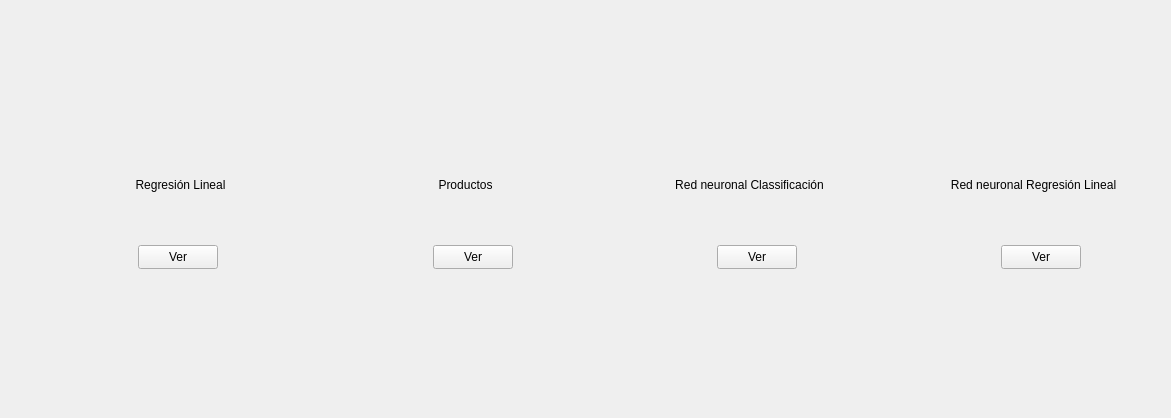
<?xml version="1.0" encoding="UTF-8"?>
<ui version="4.0">
 <class>Frame</class>
 <widget class="QFrame" name="Frame">
  <property name="geometry">
   <rect>
    <x>0</x>
    <y>0</y>
    <width>1171</width>
    <height>418</height>
   </rect>
  </property>
  <property name="sizePolicy">
   <sizepolicy hsizetype="Expanding" vsizetype="Expanding">
    <horstretch>0</horstretch>
    <verstretch>0</verstretch>
   </sizepolicy>
  </property>
  <property name="windowTitle">
   <string>Inicio</string>
  </property>
  <property name="layoutDirection">
   <enum>Qt::LeftToRight</enum>
  </property>
  <widget class="QWidget" name="widget_2" native="true">
   <property name="geometry">
    <rect>
     <x>0</x>
     <y>-30</y>
     <width>1131</width>
     <height>411</height>
    </rect>
   </property>
   <property name="sizePolicy">
    <sizepolicy hsizetype="Expanding" vsizetype="Expanding">
     <horstretch>0</horstretch>
     <verstretch>0</verstretch>
    </sizepolicy>
   </property>
   <layout class="QHBoxLayout" name="horizontalLayout_3">
    <item>
     <spacer name="horizontalSpacer">
      <property name="orientation">
       <enum>Qt::Horizontal</enum>
      </property>
      <property name="sizeHint" stdset="0">
       <size>
        <width>40</width>
        <height>20</height>
       </size>
      </property>
     </spacer>
    </item>
    <item>
     <widget class="QWidget" name="widget" native="true">
      <property name="enabled">
       <bool>true</bool>
      </property>
      <property name="minimumSize">
       <size>
        <width>200</width>
        <height>300</height>
       </size>
      </property>
      <property name="maximumSize">
       <size>
        <width>200</width>
        <height>300</height>
       </size>
      </property>
      <property name="cursor">
       <cursorShape>PointingHandCursor</cursorShape>
      </property>
      <widget class="QLabel" name="lbImgItem1">
       <property name="geometry">
        <rect>
         <x>30</x>
         <y>10</y>
         <width>120</width>
         <height>120</height>
        </rect>
       </property>
       <property name="text">
        <string/>
       </property>
      </widget>
      <widget class="QLabel" name="lbTextItem1">
       <property name="geometry">
        <rect>
         <x>7</x>
         <y>150</y>
         <width>191</width>
         <height>20</height>
        </rect>
       </property>
       <property name="text">
        <string>Regresión Lineal</string>
       </property>
       <property name="alignment">
        <set>Qt::AlignCenter</set>
       </property>
      </widget>
      <widget class="QPushButton" name="btnItem1">
       <property name="geometry">
        <rect>
         <x>60</x>
         <y>220</y>
         <width>80</width>
         <height>24</height>
        </rect>
       </property>
       <property name="text">
        <string>Ver</string>
       </property>
      </widget>
     </widget>
    </item>
    <item>
     <spacer name="horizontalSpacer_3">
      <property name="orientation">
       <enum>Qt::Horizontal</enum>
      </property>
      <property name="sizeHint" stdset="0">
       <size>
        <width>40</width>
        <height>20</height>
       </size>
      </property>
     </spacer>
    </item>
    <item>
     <widget class="QWidget" name="widget3" native="true">
      <property name="minimumSize">
       <size>
        <width>200</width>
        <height>300</height>
       </size>
      </property>
      <property name="maximumSize">
       <size>
        <width>200</width>
        <height>300</height>
       </size>
      </property>
      <property name="cursor">
       <cursorShape>PointingHandCursor</cursorShape>
      </property>
      <widget class="QLabel" name="lbImgItem3">
       <property name="geometry">
        <rect>
         <x>40</x>
         <y>10</y>
         <width>120</width>
         <height>120</height>
        </rect>
       </property>
       <property name="text">
        <string/>
       </property>
      </widget>
      <widget class="QLabel" name="lbTextItem3">
       <property name="geometry">
        <rect>
         <x>7</x>
         <y>150</y>
         <width>191</width>
         <height>20</height>
        </rect>
       </property>
       <property name="text">
        <string>Productos</string>
       </property>
       <property name="alignment">
        <set>Qt::AlignCenter</set>
       </property>
      </widget>
      <widget class="QPushButton" name="btnItem3">
       <property name="geometry">
        <rect>
         <x>70</x>
         <y>220</y>
         <width>80</width>
         <height>24</height>
        </rect>
       </property>
       <property name="text">
        <string>Ver</string>
       </property>
      </widget>
     </widget>
    </item>
    <item>
     <spacer name="horizontalSpacer_10">
      <property name="orientation">
       <enum>Qt::Horizontal</enum>
      </property>
      <property name="sizeHint" stdset="0">
       <size>
        <width>40</width>
        <height>20</height>
       </size>
      </property>
     </spacer>
    </item>
    <item>
     <widget class="QWidget" name="widget4" native="true">
      <property name="minimumSize">
       <size>
        <width>200</width>
        <height>300</height>
       </size>
      </property>
      <property name="maximumSize">
       <size>
        <width>200</width>
        <height>300</height>
       </size>
      </property>
      <property name="cursor">
       <cursorShape>PointingHandCursor</cursorShape>
      </property>
      <widget class="QLabel" name="lbImgItem4">
       <property name="geometry">
        <rect>
         <x>40</x>
         <y>10</y>
         <width>120</width>
         <height>120</height>
        </rect>
       </property>
       <property name="text">
        <string/>
       </property>
      </widget>
      <widget class="QLabel" name="lbTextItem4">
       <property name="geometry">
        <rect>
         <x>7</x>
         <y>150</y>
         <width>191</width>
         <height>20</height>
        </rect>
       </property>
       <property name="text">
        <string>Red neuronal Classificación</string>
       </property>
       <property name="alignment">
        <set>Qt::AlignCenter</set>
       </property>
      </widget>
      <widget class="QPushButton" name="btnItem4">
       <property name="geometry">
        <rect>
         <x>70</x>
         <y>220</y>
         <width>80</width>
         <height>24</height>
        </rect>
       </property>
       <property name="text">
        <string>Ver</string>
       </property>
      </widget>
     </widget>
    </item>
    <item>
     <spacer name="horizontalSpacer_11">
      <property name="orientation">
       <enum>Qt::Horizontal</enum>
      </property>
      <property name="sizeHint" stdset="0">
       <size>
        <width>40</width>
        <height>20</height>
       </size>
      </property>
     </spacer>
    </item>
    <item>
     <widget class="QWidget" name="widget5" native="true">
      <property name="minimumSize">
       <size>
        <width>200</width>
        <height>300</height>
       </size>
      </property>
      <property name="maximumSize">
       <size>
        <width>200</width>
        <height>300</height>
       </size>
      </property>
      <property name="cursor">
       <cursorShape>PointingHandCursor</cursorShape>
      </property>
      <widget class="QLabel" name="lbImgItem5">
       <property name="geometry">
        <rect>
         <x>40</x>
         <y>10</y>
         <width>120</width>
         <height>120</height>
        </rect>
       </property>
       <property name="text">
        <string/>
       </property>
      </widget>
      <widget class="QLabel" name="lbTextItem5">
       <property name="geometry">
        <rect>
         <x>7</x>
         <y>150</y>
         <width>191</width>
         <height>20</height>
        </rect>
       </property>
       <property name="text">
        <string>Red neuronal Regresión Lineal</string>
       </property>
       <property name="alignment">
        <set>Qt::AlignCenter</set>
       </property>
      </widget>
      <widget class="QPushButton" name="btnItem5">
       <property name="geometry">
        <rect>
         <x>70</x>
         <y>220</y>
         <width>80</width>
         <height>24</height>
        </rect>
       </property>
       <property name="text">
        <string>Ver</string>
       </property>
      </widget>
     </widget>
    </item>
   </layout>
  </widget>
 </widget>
 <resources/>
 <connections/>
</ui>
